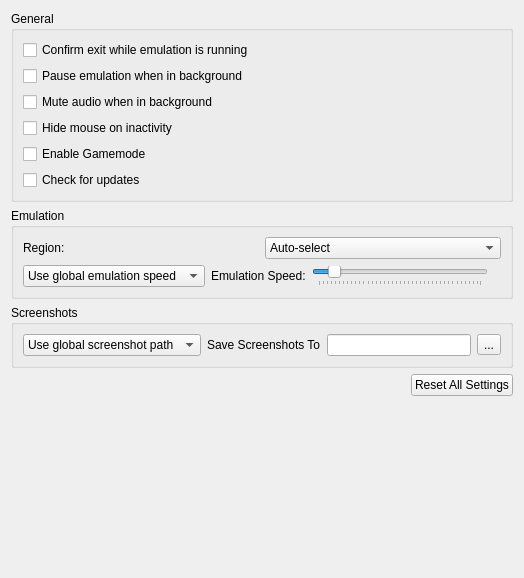
<?xml version="1.0" encoding="UTF-8"?>
<ui version="4.0">
 <class>ConfigureGeneral</class>
 <widget class="QWidget" name="ConfigureGeneral">
  <property name="geometry">
   <rect>
    <x>0</x>
    <y>0</y>
    <width>524</width>
    <height>578</height>
   </rect>
  </property>
  <property name="windowTitle">
   <string>Form</string>
  </property>
  <layout class="QHBoxLayout" name="horizontalLayout">
   <item>
    <layout class="QVBoxLayout" name="verticalLayout">
     <item>
      <widget class="QGroupBox" name="general_group">
       <property name="title">
        <string>General</string>
       </property>
       <layout class="QVBoxLayout" name="verticalLayout_5">
        <item>
         <widget class="QCheckBox" name="toggle_check_exit">
          <property name="text">
           <string>Confirm exit while emulation is running</string>
          </property>
         </widget>
        </item>
        <item>
         <widget class="QCheckBox" name="toggle_background_pause">
          <property name="text">
           <string>Pause emulation when in background</string>
          </property>
         </widget>
        </item>
        <item>
         <widget class="QCheckBox" name="toggle_background_mute">
          <property name="text">
           <string>Mute audio when in background</string>
          </property>
         </widget>
        </item>
        <item>
         <widget class="QCheckBox" name="toggle_hide_mouse">
          <property name="text">
           <string>Hide mouse on inactivity</string>
          </property>
         </widget>
        </item>
        <item>
         <widget class="QCheckBox" name="toggle_gamemode">
          <property name="text">
           <string>Enable Gamemode</string>
          </property>
         </widget>
        </item>
        <item>
         <widget class="QCheckBox" name="toggle_update_checker">
          <property name="text">
           <string>Check for updates</string>
          </property>
         </widget>
        </item>
       </layout>
      </widget>
     </item>
     <item>
      <widget class="QGroupBox" name="emulation_group">
       <property name="title">
        <string>Emulation</string>
       </property>
       <layout class="QVBoxLayout" name="verticalLayout_2">
        <item>
         <widget class="QWidget" name="widget_region" native="true">
          <layout class="QHBoxLayout" name="region_layout">
           <property name="leftMargin">
            <number>0</number>
           </property>
           <property name="topMargin">
            <number>0</number>
           </property>
           <property name="rightMargin">
            <number>0</number>
           </property>
           <property name="bottomMargin">
            <number>0</number>
           </property>
           <item>
            <widget class="QLabel" name="region_label">
             <property name="text">
              <string>Region:</string>
             </property>
            </widget>
           </item>
           <item>
            <widget class="QComboBox" name="region_combobox">
             <item>
              <property name="text">
               <string>Auto-select</string>
              </property>
             </item>
             <item>
              <property name="text">
               <string notr="true">JPN</string>
              </property>
             </item>
             <item>
              <property name="text">
               <string notr="true">USA</string>
              </property>
             </item>
             <item>
              <property name="text">
               <string notr="true">EUR</string>
              </property>
             </item>
             <item>
              <property name="text">
               <string notr="true">AUS</string>
              </property>
             </item>
             <item>
              <property name="text">
               <string notr="true">CHN</string>
              </property>
             </item>
             <item>
              <property name="text">
               <string notr="true">KOR</string>
              </property>
             </item>
             <item>
              <property name="text">
               <string notr="true">TWN</string>
              </property>
             </item>
            </widget>
           </item>
          </layout>
         </widget>
        </item>
        <item>
         <widget class="QWidget" name="emulation_speed_layout" native="true">
          <layout class="QHBoxLayout" name="emulation_speed_layout_inner">
           <property name="leftMargin">
            <number>0</number>
           </property>
           <property name="topMargin">
            <number>0</number>
           </property>
           <property name="rightMargin">
            <number>0</number>
           </property>
           <property name="bottomMargin">
            <number>0</number>
           </property>
           <item>
            <widget class="QComboBox" name="emulation_speed_combo">
             <item>
              <property name="text">
               <string>Use global emulation speed</string>
              </property>
             </item>
             <item>
              <property name="text">
               <string>Set emulation speed:</string>
              </property>
             </item>
            </widget>
           </item>
           <item>
            <widget class="QLabel" name="label_emulation_speed">
             <property name="text">
              <string>Emulation Speed:</string>
             </property>
            </widget>
           </item>
           <item>
            <widget class="QSlider" name="frame_limit">
             <property name="minimum">
              <number>0</number>
             </property>
             <property name="maximum">
              <number>199</number>
             </property>
             <property name="singleStep">
              <number>5</number>
             </property>
             <property name="pageStep">
              <number>15</number>
             </property>
             <property name="value">
              <number>19</number>
             </property>
             <property name="orientation">
              <enum>Qt::Horizontal</enum>
             </property>
             <property name="tickPosition">
              <enum>QSlider::TicksBelow</enum>
             </property>
            </widget>
           </item>
           <item>
            <widget class="QLabel" name="emulation_speed_display_label">
             <property name="text">
              <string/>
             </property>
             <property name="alignment">
              <set>Qt::AlignRight|Qt::AlignTrailing|Qt::AlignVCenter</set>
             </property>
            </widget>
           </item>
          </layout>
         </widget>
        </item>
       </layout>
      </widget>
     </item>
     <item>
      <widget class="QGroupBox" name="screenshot_group">
       <property name="title">
        <string>Screenshots</string>
       </property>
       <layout class="QGridLayout" name="gridLayout">
        <property name="verticalSpacing">
         <number>0</number>
        </property>
        <item row="0" column="1">
         <widget class="QWidget" name="widget_screenshot" native="true">
          <layout class="QHBoxLayout" name="screenshot_layout">
           <property name="leftMargin">
            <number>0</number>
           </property>
           <property name="topMargin">
            <number>0</number>
           </property>
           <property name="rightMargin">
            <number>0</number>
           </property>
           <property name="bottomMargin">
            <number>0</number>
           </property>
           <item>
            <widget class="QComboBox" name="screenshot_combo">
             <item>
              <property name="text">
               <string>Use global screenshot path</string>
              </property>
             </item>
             <item>
              <property name="text">
               <string>Set screenshot path:</string>
              </property>
             </item>
            </widget>
           </item>
           <item>
            <widget class="QLabel" name="screenshot_dir_label">
             <property name="text">
              <string>Save Screenshots To</string>
             </property>
            </widget>
           </item>
           <item>
            <widget class="QLineEdit" name="screenshot_dir_path"/>
           </item>
           <item>
            <widget class="QToolButton" name="change_screenshot_dir">
             <property name="text">
              <string>...</string>
             </property>
            </widget>
           </item>
          </layout>
         </widget>
        </item>
       </layout>
      </widget>
     </item>
     <item alignment="Qt::AlignRight">
      <widget class="QPushButton" name="button_reset_defaults">
       <property name="text">
        <string>Reset All Settings</string>
       </property>
      </widget>
     </item>
     <item>
      <spacer name="verticalSpacer">
       <property name="orientation">
        <enum>Qt::Vertical</enum>
       </property>
       <property name="sizeHint" stdset="0">
        <size>
         <width>20</width>
         <height>40</height>
        </size>
       </property>
      </spacer>
     </item>
    </layout>
   </item>
  </layout>
 </widget>
 <tabstops>
  <tabstop>toggle_check_exit</tabstop>
  <tabstop>toggle_background_pause</tabstop>
  <tabstop>toggle_hide_mouse</tabstop>
  <tabstop>toggle_update_checker</tabstop>
  <tabstop>button_reset_defaults</tabstop>
 </tabstops>
 <resources/>
 <connections/>
</ui>
